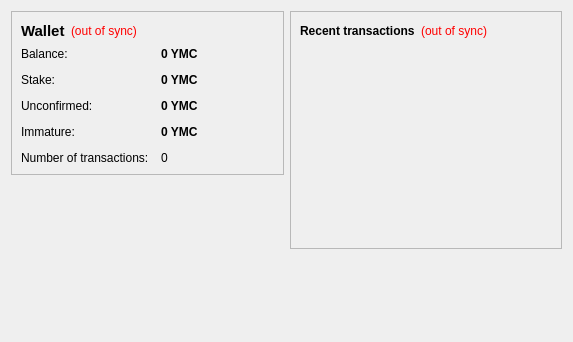
<?xml version="1.0" encoding="UTF-8"?>
<ui version="4.0">
 <class>OverviewPage</class>
 <widget class="QWidget" name="OverviewPage">
  <property name="geometry">
   <rect>
    <x>0</x>
    <y>0</y>
    <width>573</width>
    <height>342</height>
   </rect>
  </property>
  <property name="windowTitle">
   <string>Form</string>
  </property>
  <layout class="QHBoxLayout" name="horizontalLayout" stretch="1,1">
   <item>
    <layout class="QVBoxLayout" name="verticalLayout_2">
     <item>
      <widget class="QFrame" name="frame">
       <property name="frameShape">
        <enum>QFrame::StyledPanel</enum>
       </property>
       <property name="frameShadow">
        <enum>QFrame::Raised</enum>
       </property>
       <layout class="QVBoxLayout" name="verticalLayout_4">
        <item>
         <layout class="QHBoxLayout" name="horizontalLayout_4">
          <item>
           <widget class="QLabel" name="label_5">
            <property name="font">
             <font>
              <pointsize>11</pointsize>
              <weight>75</weight>
              <bold>true</bold>
             </font>
            </property>
            <property name="text">
             <string>Wallet</string>
            </property>
           </widget>
          </item>
          <item>
           <widget class="QLabel" name="labelWalletStatus">
            <property name="toolTip">
             <string>The displayed information may be out of date. Your wallet automatically synchronizes with the Yamashitacoin network after a connection is established, but this process has not completed yet.</string>
            </property>
            <property name="styleSheet">
             <string notr="true">QLabel { color: red; }</string>
            </property>
            <property name="text">
             <string notr="true">(out of sync)</string>
            </property>
            <property name="alignment">
             <set>Qt::AlignLeading|Qt::AlignLeft|Qt::AlignVCenter</set>
            </property>
           </widget>
          </item>
          <item>
           <spacer name="horizontalSpacer_2">
            <property name="orientation">
             <enum>Qt::Horizontal</enum>
            </property>
            <property name="sizeHint" stdset="0">
             <size>
              <width>40</width>
              <height>20</height>
             </size>
            </property>
           </spacer>
          </item>
         </layout>
        </item>
        <item>
         <layout class="QFormLayout" name="formLayout_2">
          <property name="fieldGrowthPolicy">
           <enum>QFormLayout::AllNonFixedFieldsGrow</enum>
          </property>
          <property name="horizontalSpacing">
           <number>12</number>
          </property>
          <property name="verticalSpacing">
           <number>12</number>
          </property>
          <item row="0" column="0">
           <widget class="QLabel" name="label">
            <property name="text">
             <string>Balance:</string>
            </property>
           </widget>
          </item>
          <item row="0" column="1">
           <widget class="QLabel" name="labelBalance">
            <property name="font">
             <font>
              <weight>75</weight>
              <bold>true</bold>
             </font>
            </property>
            <property name="cursor">
             <cursorShape>IBeamCursor</cursorShape>
            </property>
            <property name="toolTip">
             <string>Your current balance</string>
            </property>
            <property name="text">
             <string notr="true">0 YMC</string>
            </property>
            <property name="textInteractionFlags">
             <set>Qt::LinksAccessibleByMouse|Qt::TextSelectableByKeyboard|Qt::TextSelectableByMouse</set>
            </property>
           </widget>
          </item>
          <item row="1" column="0">
           <widget class="QLabel" name="label_6">
            <property name="text">
             <string>Stake:</string>
            </property>
           </widget>
          </item>
          <item row="1" column="1">
           <widget class="QLabel" name="labelStake">
            <property name="font">
             <font>
              <weight>75</weight>
              <bold>true</bold>
             </font>
            </property>
            <property name="cursor">
             <cursorShape>IBeamCursor</cursorShape>
            </property>
            <property name="toolTip">
             <string>Total of coins that was staked, and do not yet count toward the current balance</string>
            </property>
            <property name="text">
             <string notr="true">0 YMC</string>
            </property>
            <property name="textInteractionFlags">
             <set>Qt::LinksAccessibleByMouse|Qt::TextSelectableByKeyboard|Qt::TextSelectableByMouse</set>
            </property>
           </widget>
          </item>
          <item row="2" column="0">
           <widget class="QLabel" name="label_3">
            <property name="text">
             <string>Unconfirmed:</string>
            </property>
           </widget>
          </item>
          <item row="2" column="1">
           <widget class="QLabel" name="labelUnconfirmed">
            <property name="font">
             <font>
              <weight>75</weight>
              <bold>true</bold>
             </font>
            </property>
            <property name="cursor">
             <cursorShape>IBeamCursor</cursorShape>
            </property>
            <property name="toolTip">
             <string>Total of transactions that have yet to be confirmed, and do not yet count toward the current balance</string>
            </property>
            <property name="text">
             <string notr="true">0 YMC</string>
            </property>
            <property name="textInteractionFlags">
             <set>Qt::LinksAccessibleByMouse|Qt::TextSelectableByKeyboard|Qt::TextSelectableByMouse</set>
            </property>
           </widget>
          </item>
          <item row="3" column="0">
           <widget class="QLabel" name="labelImmatureText">
            <property name="text">
             <string>Immature:</string>
            </property>
           </widget>
          </item>
          <item row="3" column="1">
           <widget class="QLabel" name="labelImmature">
            <property name="font">
             <font>
              <weight>75</weight>
              <bold>true</bold>
             </font>
            </property>
            <property name="toolTip">
             <string>Mined balance that has not yet matured</string>
            </property>
            <property name="text">
             <string notr="true">0 YMC</string>
            </property>
            <property name="textInteractionFlags">
             <set>Qt::LinksAccessibleByMouse|Qt::TextSelectableByKeyboard|Qt::TextSelectableByMouse</set>
            </property>
           </widget>
          </item>
          <item row="4" column="0">
           <widget class="QLabel" name="label_2">
            <property name="text">
             <string>Number of transactions:</string>
            </property>
           </widget>
          </item>
          <item row="4" column="1">
           <widget class="QLabel" name="labelNumTransactions">
            <property name="toolTip">
             <string>Total number of transactions in wallet</string>
            </property>
            <property name="text">
             <string notr="true">0</string>
            </property>
           </widget>
          </item>
         </layout>
        </item>
       </layout>
      </widget>
     </item>
     <item>
      <spacer name="verticalSpacer">
       <property name="orientation">
        <enum>Qt::Vertical</enum>
       </property>
       <property name="sizeHint" stdset="0">
        <size>
         <width>20</width>
         <height>40</height>
        </size>
       </property>
      </spacer>
     </item>
     <item>
      <widget class="QLabel" name="label_6">
       <property name="text">
        <string/>
       </property>
       <property name="pixmap">
        <pixmap resource="../bitcoin.qrc">:/images/backg</pixmap>
       </property>
       <property name="scaledContents">
        <bool>false</bool>
       </property>
       <property name="alignment">
        <set>Qt::AlignCenter</set>
       </property>
       <property name="margin">
        <number>-2</number>
       </property>
      </widget>
     </item>
    </layout>
   </item>
   <item>
    <layout class="QVBoxLayout" name="verticalLayout_3">
     <item>
      <widget class="QFrame" name="frame_2">
       <property name="frameShape">
        <enum>QFrame::StyledPanel</enum>
       </property>
       <property name="frameShadow">
        <enum>QFrame::Raised</enum>
       </property>
       <layout class="QVBoxLayout" name="verticalLayout">
        <item>
         <layout class="QHBoxLayout" name="horizontalLayout_2">
          <item>
           <widget class="QLabel" name="label_4">
            <property name="text">
             <string>&lt;b&gt;Recent transactions&lt;/b&gt;</string>
            </property>
           </widget>
          </item>
          <item>
           <widget class="QLabel" name="labelTransactionsStatus">
            <property name="toolTip">
             <string>The displayed information may be out of date. Your wallet automatically synchronizes with the Yamashitacoin network after a connection is established, but this process has not completed yet.</string>
            </property>
            <property name="styleSheet">
             <string notr="true">QLabel { color: red; }</string>
            </property>
            <property name="text">
             <string notr="true">(out of sync)</string>
            </property>
            <property name="alignment">
             <set>Qt::AlignRight|Qt::AlignTrailing|Qt::AlignVCenter</set>
            </property>
           </widget>
          </item>
          <item>
           <spacer name="horizontalSpacer">
            <property name="orientation">
             <enum>Qt::Horizontal</enum>
            </property>
            <property name="sizeHint" stdset="0">
             <size>
              <width>40</width>
              <height>20</height>
             </size>
            </property>
           </spacer>
          </item>
         </layout>
        </item>
        <item>
         <widget class="QListView" name="listTransactions">
          <property name="styleSheet">
           <string notr="true">QListView { background: transparent; }</string>
          </property>
          <property name="frameShape">
           <enum>QFrame::NoFrame</enum>
          </property>
          <property name="verticalScrollBarPolicy">
           <enum>Qt::ScrollBarAlwaysOff</enum>
          </property>
          <property name="horizontalScrollBarPolicy">
           <enum>Qt::ScrollBarAlwaysOff</enum>
          </property>
          <property name="selectionMode">
           <enum>QAbstractItemView::NoSelection</enum>
          </property>
         </widget>
        </item>
       </layout>
      </widget>
     </item>
     <item>
      <spacer name="verticalSpacer_2">
       <property name="orientation">
        <enum>Qt::Vertical</enum>
       </property>
       <property name="sizeHint" stdset="0">
        <size>
         <width>20</width>
         <height>40</height>
        </size>
       </property>
      </spacer>
     </item>
    </layout>
   </item>
  </layout>
 </widget>
 <resources/>
 <connections/>
</ui>
